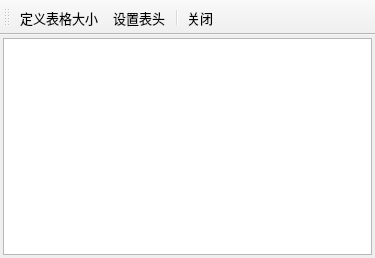
<?xml version="1.0" encoding="UTF-8"?>
<ui version="4.0">
 <class>TFormTable</class>
 <widget class="QMainWindow" name="TFormTable">
  <property name="geometry">
   <rect>
    <x>0</x>
    <y>0</y>
    <width>375</width>
    <height>258</height>
   </rect>
  </property>
  <property name="font">
   <font>
    <family>宋体</family>
    <pointsize>10</pointsize>
   </font>
  </property>
  <property name="windowTitle">
   <string>MainWindow</string>
  </property>
  <widget class="QWidget" name="centralwidget">
   <layout class="QVBoxLayout" name="verticalLayout">
    <property name="spacing">
     <number>3</number>
    </property>
    <property name="leftMargin">
     <number>3</number>
    </property>
    <property name="topMargin">
     <number>3</number>
    </property>
    <property name="rightMargin">
     <number>3</number>
    </property>
    <property name="bottomMargin">
     <number>3</number>
    </property>
    <item>
     <widget class="QTableView" name="tableView"/>
    </item>
   </layout>
  </widget>
  <widget class="QToolBar" name="toolBar">
   <property name="windowTitle">
    <string>toolBar</string>
   </property>
   <property name="toolButtonStyle">
    <enum>Qt::ToolButtonTextBesideIcon</enum>
   </property>
   <attribute name="toolBarArea">
    <enum>TopToolBarArea</enum>
   </attribute>
   <attribute name="toolBarBreak">
    <bool>false</bool>
   </attribute>
   <addaction name="actSize"/>
   <addaction name="actSetHeader"/>
   <addaction name="separator"/>
   <addaction name="actClose"/>
  </widget>
  <action name="actSize">
   <property name="icon">
    <iconset resource="res.qrc">
     <normaloff>:/images/images/230.bmp</normaloff>:/images/images/230.bmp</iconset>
   </property>
   <property name="text">
    <string>定义表格大小</string>
   </property>
   <property name="toolTip">
    <string>定义表格大小</string>
   </property>
   <property name="statusTip">
    <string>定义表格大小</string>
   </property>
  </action>
  <action name="actSetHeader">
   <property name="icon">
    <iconset resource="res.qrc">
     <normaloff>:/images/images/516.bmp</normaloff>:/images/images/516.bmp</iconset>
   </property>
   <property name="text">
    <string>设置表头</string>
   </property>
   <property name="toolTip">
    <string>设置表头文字</string>
   </property>
   <property name="statusTip">
    <string>设置表头文字</string>
   </property>
  </action>
  <action name="actClose">
   <property name="icon">
    <iconset resource="res.qrc">
     <normaloff>:/images/images/132.bmp</normaloff>:/images/images/132.bmp</iconset>
   </property>
   <property name="text">
    <string>关闭</string>
   </property>
   <property name="toolTip">
    <string>关闭本窗口</string>
   </property>
   <property name="statusTip">
    <string>关闭本窗口</string>
   </property>
  </action>
 </widget>
 <resources>
  <include location="res.qrc"/>
 </resources>
 <connections>
  <connection>
   <sender>actClose</sender>
   <signal>triggered()</signal>
   <receiver>TFormTable</receiver>
   <slot>close()</slot>
   <hints>
    <hint type="sourcelabel">
     <x>-1</x>
     <y>-1</y>
    </hint>
    <hint type="destinationlabel">
     <x>490</x>
     <y>257</y>
    </hint>
   </hints>
  </connection>
 </connections>
</ui>
